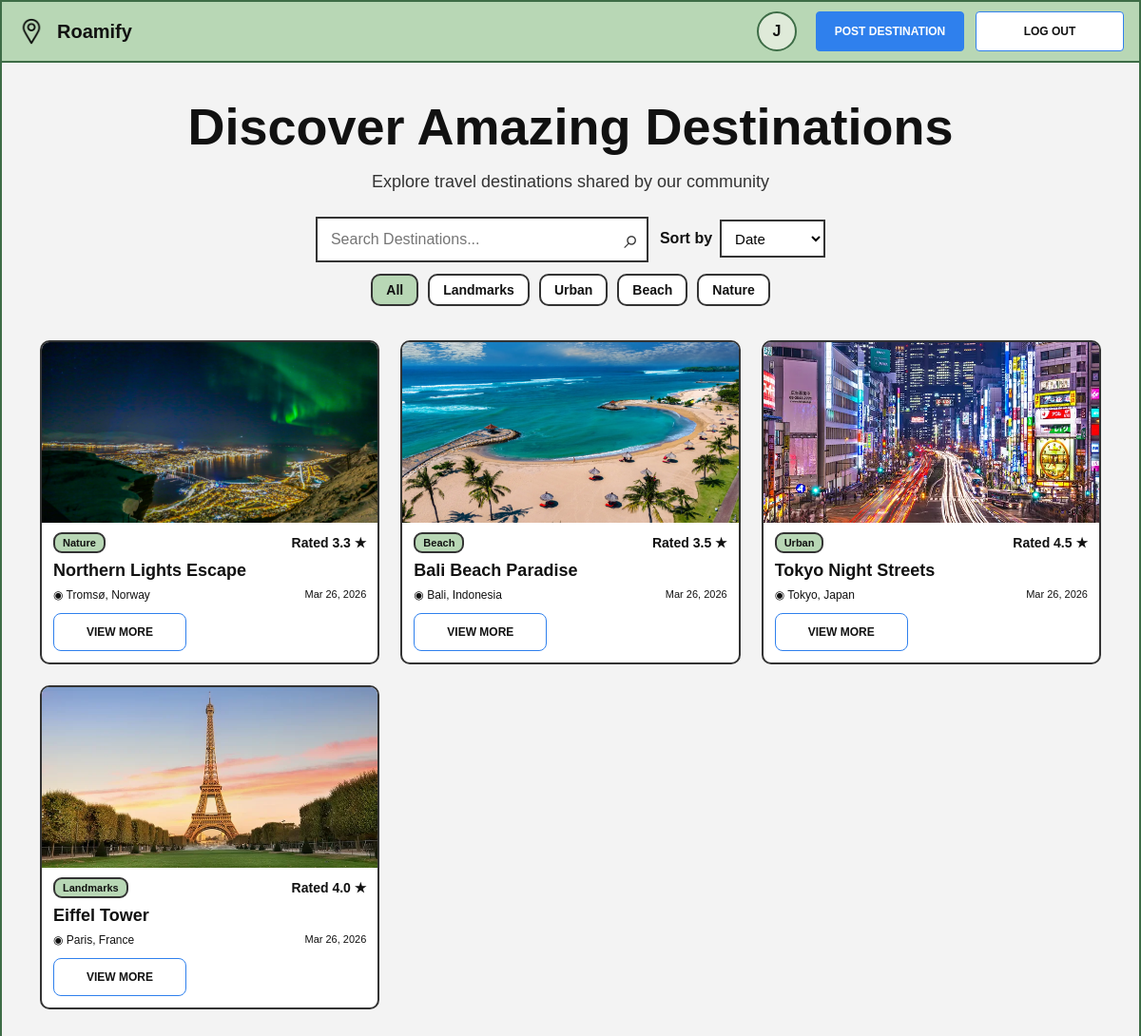
The app's page / (signed in) with its own data.
### roamify/models.py (models this page shows, shortened)
class Place(models.Model):
    CATEGORY_CHOICES = [
        ('landmarks', 'Landmarks'),
        ('urban', 'Urban'),
        ('beach', 'Beach'),
        ('nature', 'Nature'),
    ]
    name = models.CharField(max_length=255)
    description = models.TextField()
    location = models.CharField(max_length=255)
    image = models.ImageField(upload_to='places/', blank=True, null=True)
    created_by = models.ForeignKey(User, on_delete=models.CASCADE)
    created_at = models.DateTimeField(auto_now_add=True)
    category = models.CharField(max_length=20, choices=CATEGORY_CHOICES, default='landmarks')
    view_count = models.PositiveIntegerField(default=0)
    def average_rating(self):
        reviews = self.reviews.all()
        if reviews.exists():
            return sum(r.rating for r in reviews) / reviews.count()
        return 0

class Review(models.Model):
    place = models.ForeignKey(Place, on_delete=models.CASCADE, related_name="reviews")
    user = models.ForeignKey(User, on_delete=models.CASCADE)
    rating = models.IntegerField()
    comment = models.TextField()
    created_at = models.DateTimeField(auto_now_add=True)
    class Meta:
        unique_together = ('place', 'user')

### roamify/views.py (the view)
# urls.py: path('', views.index, name='index'),
def index(request):
    query = request.GET.get('q', '')
    sort = request.GET.get('sort', 'date')
    category = request.GET.get('category', 'all')
    places = Place.objects.all()
    if query:
        places = places.filter(name__icontains=query) | Place.objects.filter(location__icontains=query)
    if category != 'all':
        places = places.filter(category=category)
    if sort == 'oldest':
        places = places.order_by('created_at')
    elif sort == 'popularity':
        places = places.order_by('-view_count', '-created_at')
    elif sort == 'rating':
        places = places.annotate(avg_rating=Avg('reviews__rating')).order_by('-avg_rating', '-created_at')
    else:
        places = places.order_by('-created_at')
    return render(request, 'roamify/index.html', {
        'places': places,
        'query': query,
        'sort': sort,
        'category': category,
    })

### templates/roamify/index.html (shortened to what this page needs)
{% extends 'roamify/base.html' %}
{% block content %}
<div class="home-shell">
    <section class="home-hero">
        <h1 class="home-title">Discover Amazing Destinations</h1>
        <p class="home-subtitle">Explore travel destinations shared by our community</p>
        <form method="get" class="home-controls">
            <div class="home-search-sort">
                <div class="home-search-box">
                    <input
                        type="text"
                        name="q"
                        class="home-search-input"
                        placeholder="Search Destinations..."
                        value="{{ query }}"
                    >
                    <button type="submit" class="home-search-button">⌕</button>
                </div>
                <div class="home-sort-group">
                    <label for="sort" class="home-sort-label">Sort by</label>
                    <select name="sort" id="sort" class="home-sort-select" onchange="this.form.submit()">
                        <option value="date" {% if sort == 'date' %}selected{% endif %}>Date</option>
                    </select>
                </div>
            </div>
            <div class="home-category-row">
                <a href="?q={{ query }}&sort={{ sort }}&category=all"
                   class="home-category-pill {% if category == 'all' %}is-active{% endif %}">All</a>
                <a href="?q={{ query }}&sort={{ sort }}&category=landmarks"
                   class="home-category-pill {% if category == 'landmarks' %}is-active{% endif %}">Landmarks</a>
                <a href="?q={{ query }}&sort={{ sort }}&category=urban"
                   class="home-category-pill {% if category == 'urban' %}is-active{% endif %}">Urban</a>
                <a href="?q={{ query }}&sort={{ sort }}&category=beach"
                   class="home-category-pill {% if category == 'beach' %}is-active{% endif %}">Beach</a>
                <a href="?q={{ query }}&sort={{ sort }}&category=nature"
                   class="home-category-pill {% if category == 'nature' %}is-active{% endif %}">Nature</a>
            </div>
        </form>
    </section>
    <section class="home-card-grid">
        {% for place in places %}
            <article class="place-card">
                {% if place.image %}
                    <img src="{{ place.image.url }}" alt="{{ place.name }}" class="place-card-image">
                {% else %}
                    <div class="place-card-image place-card-image-placeholder">No image</div>
                {% endif %}
                <div class="place-card-body">
                    <div class="place-card-meta-top">
                        <span class="place-card-tag">{{ place.get_category_display }}</span>
                        <span class="place-card-rating">Rated {{ place.average_rating|floatformat:1 }} ★</span>
                    </div>
                    <h3 class="place-card-title">{{ place.name }}</h3>
                    <div class="place-card-meta-bottom">
                        <span class="place-card-location">◉ {{ place.location }}</span>
                        <span class="place-card-date">{{ place.created_at|date:"M d, Y" }}</span>
                    </div>
                    <a href="{% url 'roamify:destination' place.id %}" class="place-card-link">View More</a>
                </div>
            </article>
        {% empty %}
            <p class="empty-state">No destinations found.</p>
        {% endfor %}
    </section>
</div>
{% endblock %}

### templates/roamify/base.html (shortened to what this page needs)
{% load static %}
<!DOCTYPE html>
<html lang="en">
<head>
    <link rel="stylesheet" href="{% static 'css/style.css' %}">
</head>
<body>
    <div class="site-wrapper">
        <header class="site-header">
            <a href="{% url 'roamify:index' %}" class="brand-link">
                <img src="{% static 'images/roamify_icon.png' %}" alt="Roamify Icon" class="brand-logo">
                <span class="brand-name">Roamify</span>
            </a>
            <nav class="site-nav">
                {% if user.is_authenticated %}
                    <a href="{% url 'roamify:profile' %}" class="header-user-link">
                        {% if user.profile.profile_pic %}
                            <img src="{{ user.profile.profile_pic.url }}" alt="{{ user.username }}" class="header-user-pic">
                        {% else %}
                            <div class="header-user-pic header-user-pic-placeholder">
                                {{ user.username|first|upper }}
                            </div>
                        {% endif %}
                    </a>
                    <a href="{% url 'roamify:post' %}" class="btn btn-primary">Post Destination</a>
                    <a href="{% url 'roamify:logout' %}" class="btn btn-secondary">Log Out</a>
                {% else %}
                    <a href="{% url 'roamify:signup' %}" class="btn btn-primary">Sign Up</a>
                    <a href="{% url 'roamify:login' %}" class="btn btn-secondary">Log In</a>
                {% endif %}
            </nav>
        </header>
        <main class="page-content">
            {% block content %}{% endblock %}
        </main>
    </div>
</body>
</html>

### static/css/style.css (style rules this page uses)
* { box-sizing: border-box; margin: 0; padding: 0; }
html, body { min-height: 100%; font-family: Arial, Helvetica, sans-serif; background-color: #f3f3f3; color: #111; }
a { color: inherit; text-decoration: none; }
body { border: 2px solid #3d6c46; }
.site-wrapper { min-height: 100vh; }
.site-header { background-color: #b8d7b5; border-bottom: 2px solid #3d6c46; display: flex; justify-content: space-between; align-items: center; padding: 10px 16px; }
.brand-link { display: inline-flex; align-items: center; gap: 12px; color: #111; }
.brand-logo { width: 30px; height: 30px; object-fit: contain; display: block; }
.brand-name { font-size: 20px; font-weight: 700; }
.site-nav { display: flex; gap: 12px; align-items: center; }
.btn { min-width: 156px; height: 42px; border: 1px solid #2f80ed; border-radius: 4px; display: inline-flex; align-items: center; justify-content: center; font-size: 12px; font-weight: 700; text-transform: uppercase; }
.btn-primary { background-color: #2f80ed; color: #fff; }
.btn-secondary { background-color: #fff; color: #111; }
.page-content { padding: 28px 40px 40px; }
.home-shell { max-width: 1120px; margin: 0 auto; }
.home-hero { text-align: center; }
.home-title { font-size: 54px; font-weight: 700; line-height: 1.1; margin-top: 10px; margin-bottom: 18px; }
.home-subtitle { font-size: 18px; color: #333; margin-bottom: 26px; }
.home-controls { display: flex; flex-direction: column; align-items: center; gap: 12px; margin-bottom: 36px; }
.home-search-sort { display: flex; align-items: flex-start; gap: 12px; flex-wrap: wrap; justify-content: center; }
.home-search-box { position: relative; width: 350px; }
.home-search-input { width: 100%; height: 48px; border: 2px solid #333; background-color: #fff; padding: 0 50px 0 14px; font-size: 16px; }
.home-search-button { position: absolute; right: 10px; top: 50%; transform: translateY(-50%); border: none; background: transparent; font-size: 28px; cursor: pointer; color: #333; }
.home-sort-group { display: flex; align-items: center; gap: 8px; padding-top: 3px; }
.home-sort-label { font-size: 16px; font-weight: 700; }
.home-sort-select { height: 40px; min-width: 110px; border: 2px solid #333; background-color: #fff; padding: 0 10px; font-size: 15px; }
.home-category-row { display: flex; gap: 10px; flex-wrap: wrap; justify-content: center; }
.home-category-pill { border: 2px solid #333; border-radius: 10px; padding: 7px 14px; background-color: #fff; font-size: 14px; font-weight: 700; }
.home-category-pill.is-active { background-color: #b8d7b5; }
.home-card-grid { display: grid; grid-template-columns: repeat(3, 1fr); gap: 22px; }
.place-card { border: 2px solid #333; border-radius: 10px; overflow: hidden; background-color: #fff; }
.place-card-image { width: 100%; height: 190px; object-fit: cover; object-position: center; display: block; }
.place-card-body { padding: 10px 12px 12px; }
.place-card-meta-top { display: flex; justify-content: space-between; align-items: center; margin-bottom: 8px; }
.place-card-tag { display: inline-block; background-color: #b8d7b5; border: 2px solid #333; border-radius: 9px; padding: 3px 8px; font-size: 11px; font-weight: 700; }
.place-card-rating { font-size: 14px; font-weight: 700; }
.place-card-title { font-size: 18px; margin-bottom: 8px; }
.place-card-meta-bottom { display: flex; justify-content: space-between; gap: 10px; margin-bottom: 12px; }
.place-card-location { font-size: 12px; }
.place-card-date { font-size: 11px; white-space: nowrap; }
.place-card-link { display: inline-flex; align-items: center; justify-content: center; width: 140px; height: 40px; border: 1px solid #2f80ed; border-radius: 8px; background-color: #fff; font-size: 12px; font-weight: 700; text-transform: uppercase; }
.header-user-link { display: inline-flex; align-items: center; margin-right: 8px; }
.header-user-pic { width: 42px; height: 42px; border-radius: 50%; object-fit: cover; object-position: center; border: 2px solid #3d6c46; background-color: #fff; display: block; }
.header-user-pic-placeholder { display: flex; align-items: center; justify-content: center; font-size: 16px; font-weight: 700; color: #111; background-color: #dfead9; }

### records on screen
Place: image (picture), category "Nature", average_rating "3.3", name "Northern Lights Escape", location "Tromsø, Norway", created_at "Mar 26, 2026"
Place: image (picture), category "Beach", average_rating "3.5", name "Bali Beach Paradise", location "Bali, Indonesia", created_at "Mar 26, 2026"
Place: image (picture), category "Urban", average_rating "4.5", name "Tokyo Night Streets", location "Tokyo, Japan", created_at "Mar 26, 2026"
Place: image (picture), category "Landmarks", average_rating "4.0", name "Eiffel Tower", location "Paris, France", created_at "Mar 26, 2026"

### other values on screen
{{ user.username|first|upper }} "J"
